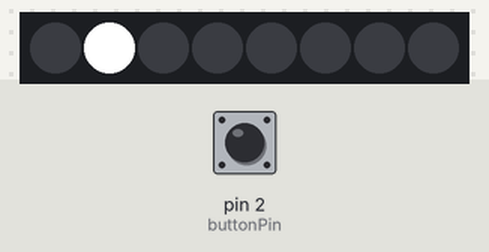
This sketch was run on a simulated Arduino Uno, built with avr-gcc and run on an emulated ATmega328P. Shown: 8 RGB LEDs in strip order, left to right. The inputs (shaded band) are chosen by the test bench; at power-on: pin 2 (buttonPin) HIGH. Random numbers use the default seed unless the sketch sets one.

Above: at 0.1 s.
At 2.88 s:
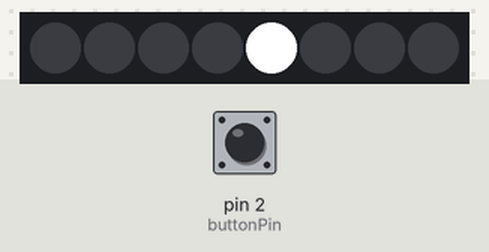
At 4.22 s:
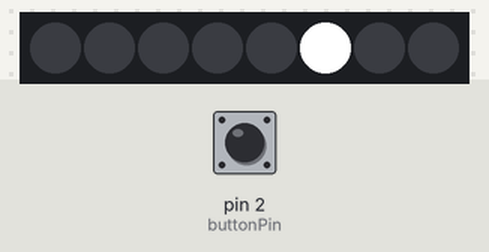
At 7.74 s:
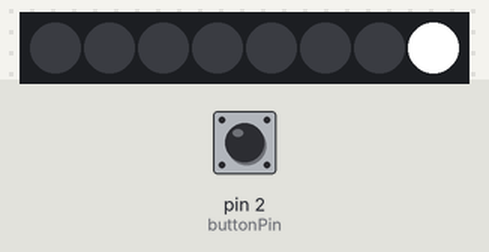
At 13.02 s:
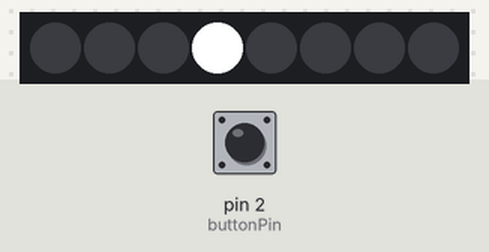
At 15.42 s:
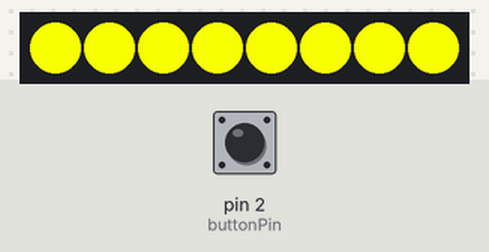
Timing chart, 0 to 40.0 s (numbered marks = the images above):
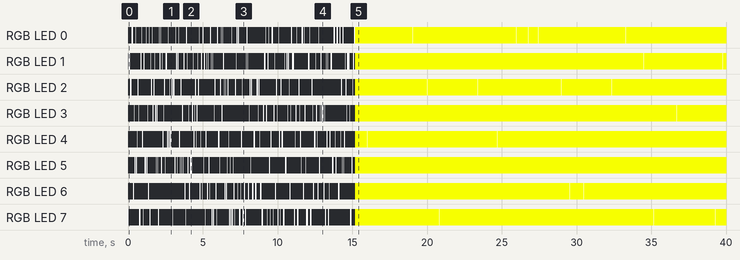

The sketch:

sparkle.ino
```cpp
#include "FastLED.h"
#define NUM_LEDS 8
CRGB leds[NUM_LEDS];
#define PIN 5

// pin map, because I never remember these things...
// If you skip pin 2, it'll just start immediately. PIN 2 lets you wire it to a switch
// PIN 2 -> GROUND - this is the "open the box" switch
// PIN 5 -> LED strand DATA
// Led strip white -> Ground
// LED strip red -> +5
// The board will hang until Pin 2 is disconnected, so if there's an LED lit when you recompile this, it'll stay lit, don't sweat it.

// most of this code shamelessly stolen from:
//  https://www.tweaking4all.com/hardware/arduino/adruino-led-strip-effects/

void setup()
{
  FastLED.addLeds<WS2811, PIN, GRB>(leds, NUM_LEDS).setCorrection( TypicalLEDStrip );
  const byte buttonPin = 2;
  pinMode(buttonPin, INPUT_PULLUP);
  while (digitalRead(buttonPin) == LOW) {}
}

void loop() {
  // https://www.tweaking4all.com/hardware/arduino/adruino-led-strip-effects/#HelpfultoolColorPicker
  // about 10 seconds
  for ( int counter = 1 ; counter <= 300 ; counter++ )
  { Sparkle(0xff, 0xff, 0xff, 50); }

  // if we add more LEDs, this looks cool
  //meteorRain(0x33,0xff,0x0a,1, 640, true, 200);

  // do we want the roses illuminated all the time or just dimly lit and sometimes "sparkling"?
  // Halloween eyes - good for bright rooms
  // SnowSparkle - good for dim rooms

  // loop forever, pick two LEDs at random, light them up and fade them out
  //while(1) { HalloweenEyes(0xf7, 0xff, 0x00, 1,1, true, 100, 80, 3000); }

  // loop forever, light all LEDs with a color, sometimes one will flash
  while(1) { SnowSparkle(0xf7, 0xff, 0x00, 20, random(300,1000)); }
}

void showStrip() {
 #ifdef ADAFRUIT_NEOPIXEL_H
   // NeoPixel
   strip.show();
 #endif
 #ifndef ADAFRUIT_NEOPIXEL_H
   // FastLED
   FastLED.show();
 #endif
}

void setPixel(int Pixel, byte red, byte green, byte blue) {
 #ifdef ADAFRUIT_NEOPIXEL_H
   // NeoPixel
   strip.setPixelColor(Pixel, strip.Color(red, green, blue));
 #endif
 #ifndef ADAFRUIT_NEOPIXEL_H
   // FastLED
   leds[Pixel].r = red;
   leds[Pixel].g = green;
   leds[Pixel].b = blue;
 #endif
}

void setAll(byte red, byte green, byte blue) {
  for(int i = 0; i < NUM_LEDS; i++ ) {
    setPixel(i, red, green, blue);
  }
  showStrip();
}

void meteorRain(byte red, byte green, byte blue, byte meteorSize, byte meteorTrailDecay, boolean meteorRandomDecay, int SpeedDelay) {
  setAll(0,0,0);

  for(int i = 0; i < NUM_LEDS+NUM_LEDS; i++) {


    // fade brightness all LEDs one step
    for(int j=0; j<NUM_LEDS; j++) {
      if( (!meteorRandomDecay) || (random(10)>5) ) {
        fadeToBlack(j, meteorTrailDecay );
      }
    }

    // draw meteor
    for(int j = 0; j < meteorSize; j++) {
      if( ( i-j <NUM_LEDS) && (i-j>=0) ) {
        setPixel(i-j, red, green, blue);
      }
    }

    showStrip();
    delay(SpeedDelay);
  }
}

void fadeToBlack(int ledNo, byte fadeValue) {
 #ifdef ADAFRUIT_NEOPIXEL_H
    // NeoPixel
    uint32_t oldColor;
    uint8_t r, g, b;
    int value;

    oldColor = strip.getPixelColor(ledNo);
    r = (oldColor & 0x00ff0000UL) >> 16;
    g = (oldColor & 0x0000ff00UL) >> 8;
    b = (oldColor & 0x000000ffUL);

    r=(r<=10)? 0 : (int) r-(r*fadeValue/256);
    g=(g<=10)? 0 : (int) g-(g*fadeValue/256);
    b=(b<=10)? 0 : (int) b-(b*fadeValue/256);

    strip.setPixelColor(ledNo, r,g,b);
 #endif
 #ifndef ADAFRUIT_NEOPIXEL_H
   // FastLED
   leds[ledNo].fadeToBlackBy( fadeValue );
 #endif
}

void Sparkle(byte red, byte green, byte blue, int SpeedDelay) {
  int Pixel = random(NUM_LEDS);
  setPixel(Pixel,red,green,blue);
  showStrip();
  delay(SpeedDelay);
  setPixel(Pixel,0,0,0);
}

void HalloweenEyes(byte red, byte green, byte blue,
                   int EyeWidth, int EyeSpace,
                   boolean Fade, int Steps, int FadeDelay,
                   int EndPause){
  randomSeed(analogRead(0));

  int i;
  int StartPoint  = random( 0, NUM_LEDS - (2*EyeWidth) - EyeSpace );
  int Start2ndEye = StartPoint + EyeWidth + EyeSpace;

  for(i = 0; i < EyeWidth; i++) {
    setPixel(StartPoint + i, red, green, blue);
    setPixel(Start2ndEye + i, red, green, blue);
  }

  showStrip();

  if(Fade==true) {
    float r, g, b;

    for(int j = Steps; j >= 0; j--) {
      r = j*(red/Steps);
      g = j*(green/Steps);
      b = j*(blue/Steps);

      for(i = 0; i < EyeWidth; i++) {
        setPixel(StartPoint + i, r, g, b);
        setPixel(Start2ndEye + i, r, g, b);
      }

      showStrip();
      delay(FadeDelay);
    }
  }

  setAll(00,00,00); // Set all black

  delay(EndPause);
}

void SnowSparkle(byte red, byte green, byte blue, int SparkleDelay, int SpeedDelay) {
  setAll(red,green,blue);

  int Pixel = random(NUM_LEDS);
  setPixel(Pixel,0xff,0xff,0xff);
  showStrip();
  delay(SparkleDelay);
  setPixel(Pixel,red,green,blue);
  showStrip();
  delay(SpeedDelay);
}
```

Measured:
- what the display in image 5 shows lasts 0.5 s, from 15.2 s to 15.7 s
